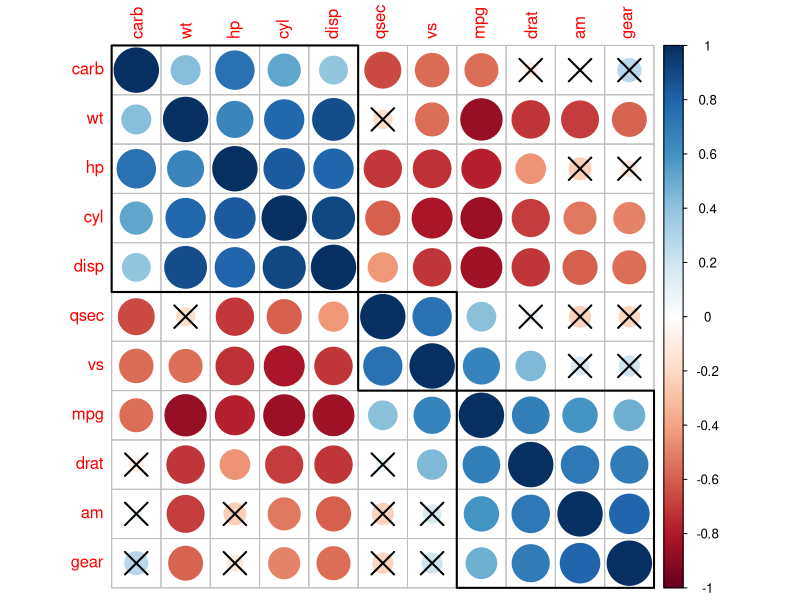

Generate this figure with R:
# install.packages("corrplot")
library(corrplot)

# load built-in dataset mtcars
M <- cor(mtcars)
# M

res <- cor.mtest(mtcars, conf.level = .95)

# specialized the insignificant value according to the significant level
corrplot(
  M,
  p.mat = res$p, 
  sig.level = .05,
  order = "hclust", 
  addrect = 3
)

cor.test(
  mtcars$mpg, 
  mtcars$cyl,
  alternative = "two.sided",
  method = "pearson",
  conf.level = 0.95
)

cor.test(
  mtcars$mpg, 
  mtcars$cyl,
  alternative = "greater",
  method = "kendall",
  conf.level = 0.9,
  exact = FALSE
)

cor.test(
  mtcars$mpg, 
  mtcars$cyl,
  alternative = "less",
  method = "spearman",
  conf.level = 0.8,
  exact = FALSE
)